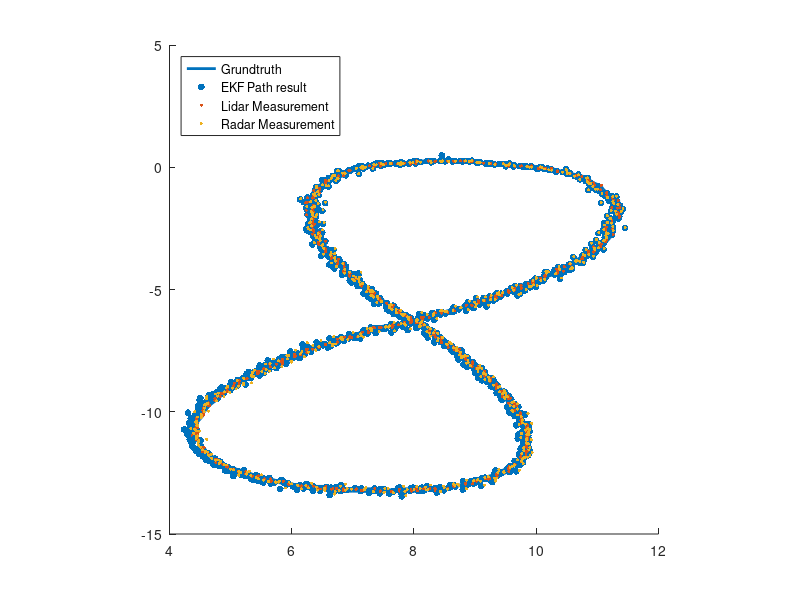

Reproduce this figure in MATLAB.
clear;
clf;
dt = 0.1;
Data = csvread('Radar_Lidar_Data1.csv',1,1);
% Data = csvread('Radar_Lidar_Data2.csv',1,1);
Radar_Measurement = [];
Lidar_Measurement = [];
EKF_Path = [];

F = [[1, 0, dt, 0];
     [0, 1, 0, dt];
     [0, 0, 1, 0];
     [0, 0, 0, 1]];
 
u = 0;
B = [(dt^2)/2 (dt^2)/2 dt dt]';

P = [[1, 0, 0, 0];
     [0, 1, 0, 0];
     [0, 0, 1000, 0];
     [0, 0, 0, 1000]];


R_l = [[0.0025, 0];
       [0, 0.0025]];
  
R_r = [[0.09, 0, 0];
      [0, 0.005, 0];
      [0, 0, 0.09]];
 

Q = [(dt^2)/4 0 (dt^3)/2 0;
     0 (dt^2)/4 0 (dt^3)/2;
     (dt^3/2) 0 (dt^2) 0;
     0 (dt^3)/2 0 (dt^2)];


H = [[1, 0, 0, 0];
     [0, 1, 0, 0]];

I = eye(4);

if (Data(1,1) == 1)
    x = [Data(1,2); Data(1,3); 0; 0];
else
    x = [Data(1,2); Data(1,3); Data(1,4); 0];
end

for n = 1:length(Data)
    
    if (Data(n,1) == 2)
        
        %prediction
        x = F * x + B*u;
        P = F * P * transpose(F) + Q;

        %measurement update
        Z = Data(n,2:4);
        X = Z(1)*cos(Z(2));
        Y = Z(1)*sin(Z(2));
        VX = Z(3)*cos(Z(2));
        VY = Z(3)*sin(Z(2));

        c1 = X^2 + Y^2;
        c2 = sqrt(c1);
        c3 = c1 * c2;
        if (c1==0 || c2==0 || c3==0)
            H_Jac = [[0, 0, 0, 0];
                     [0, 0, 0, 0];
                     [0, 0, 0, 0]];
        else
            H_Jac = [[X/c2, Y/c2, 0, 0];
                    [-Y/c1, X/c1, 0, 0];
                    [(Y*(VX*Y-VY*X))/c3, (X*(X*VY-Y*VX))/c3, X/c2, Y/c2]];
        end
        Z_Car = [X; Y; VX; VY];
        y = transpose(Z) - (H_Jac * Z_Car);
        S = H_Jac * P * transpose(H_Jac) + R_r;
        K = P * transpose(H_Jac) * inv(S);
        x = Z_Car + (K * y);
        P = (I - (K * H_Jac)) * P;
        EKF_Path = [EKF_Path;[x(1),x(2)]];
        Radar_Measurement = [Radar_Measurement; Data(n,2:4)];
    
    else
        
        %prediction
        x = (F * x) + B*u;
        P = F * P * transpose(F) + Q;

        %measurement update
        Z = Data(n,2:3);
        y = transpose(Z) - (H * x);
        S = H * P * transpose(H) + R_l;
        K = P * transpose(H) * inv(S);
        x = x + (K * y);
        P = (I - (K * H)) * P;
        EKF_Path = [EKF_Path;[x(1),x(2)]];
        Lidar_Measurement = [Lidar_Measurement; Data(n,2:3)];
    end
    
end

for i = 1:length(Radar_Measurement)
    Radar_Measurement_Cart(i,:) = [[Radar_Measurement(i,1),0];[0, Radar_Measurement(i,1)]]*[cos(Radar_Measurement(i,2));sin(Radar_Measurement(i,2))];
end

hold on;

plot(Data(:,6),Data(:,7),'linewidth', 2);
scatter(EKF_Path(:,1),EKF_Path(:,2),25,'filled','r');
scatter(Lidar_Measurement(:,1),Lidar_Measurement(:,2),5,'filled','blue');
scatter(Radar_Measurement_Cart(:,1),Radar_Measurement_Cart(:,2),5,'filled','g');

legend('Grundtruth','EKF Path result','Lidar Measurement','Radar Measurement','Location','northwest');
axis square;
hold off;
